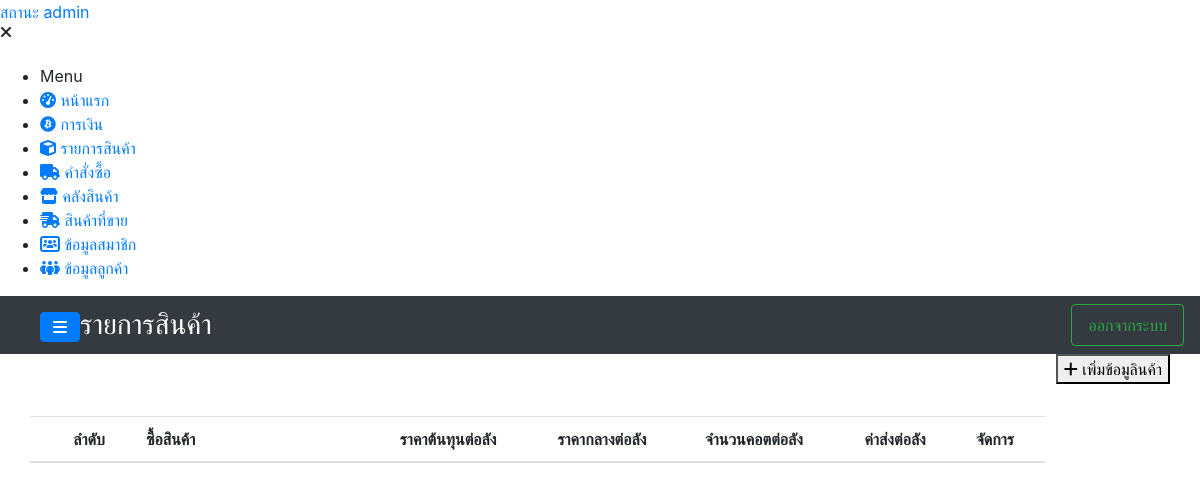
The page /system/product.php (signed in) on the database as committed earlier.
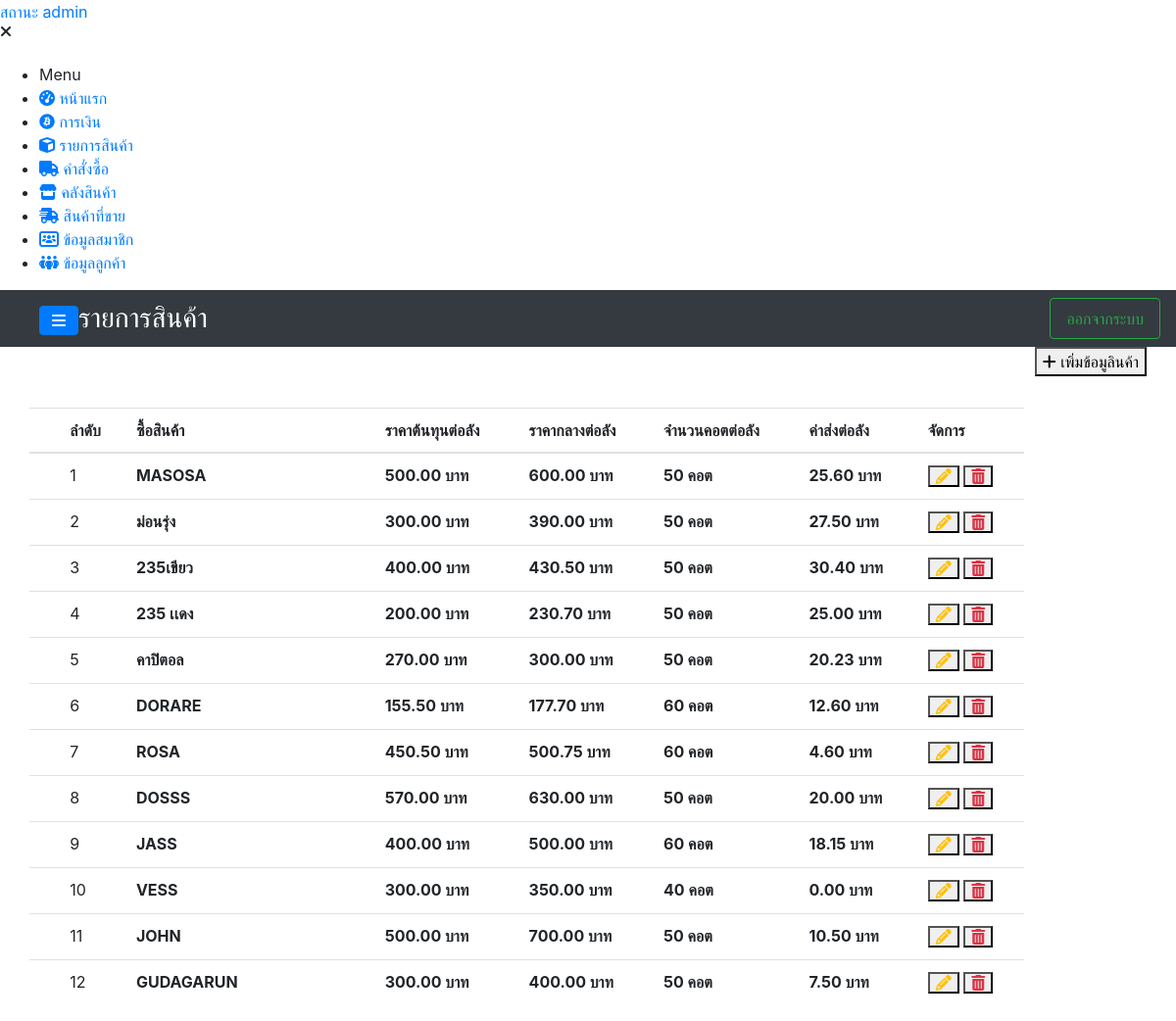
The same page on the database as committed later.
### tables this page shows
CREATE TABLE `name_product` (
  `id_name` int(11) NOT NULL,
  `product_name` varchar(200) NOT NULL,
  `price` decimal(10,2) NOT NULL,
  `price_center` decimal(10,2) NOT NULL,
  `count_cord` int(11) NOT NULL,
  `shipping_cost` decimal(10,2) NOT NULL,
  `adder_id` int(11) NOT NULL,
  `status_del` int(2) NOT NULL,
  `create_at` datetime NOT NULL
);

### components/component.php (the view, shortened to what the changed rows need)
<?php
function tableNameProduct($number,$id_product,$product_name,$price_default,$price_center,$count_cord,$shipping_cost){
  $list = "
    <tr>
      <td></td>
      <td>$number</td>
      <td class=\"font-weight-bold\">$product_name</td>
      <td class=\"font-weight-bold\">$price_default บาท</td>
      <td class=\"font-weight-bold\">$price_center บาท</td>
      <td class=\"font-weight-bold\">$count_cord คอต</td>
      <td class=\"font-weight-bold\">$shipping_cost บาท</td>
      <td>
          <div class=\"table-data-feature\" >
            <button type=\"button\" id=\"update_nameproduct\" data-target=\"#modalcreateformproduct\" data-toggle=\"modal\"
                   class=\"item\" data-ids=\"$id_product\" data-names=\"$product_name\" data-countcost=\"$count_cord\"
                   data-price=\"$price_default\" data-pricecenter=\"$price_center\" data-shippingcost=\"$shipping_cost\"
            >
                <i class=\"fas fa-pencil-alt text-warning\"></i>
            </button>
            <button type=\"button\" class=\"item\" id=\"confirmTrashProductName\" data-id=\"$id_product\" data-name=\"$product_name\">
              <i class=\"fas fa-trash-alt text-danger\"></i>
            </button>
          </div>
      </td>
    </tr>
  ";
  echo $list;
}
?>

### system/product.php (shortened to what the changed rows need)
<?php
include_once("../link/link-2.php");
include_once("../backend/config.php");
include_once("../components/component.php");
?>
<!DOCTYPE html>
<html lang="en">
<head>
  <link rel="stylesheet" href="https://cdnjs.cloudflare.com/ajax/libs/uikit/3.0.0-beta.20/css/uikit.css">
    <link rel="stylesheet" href="../assets/scripts/module/jquery.Thailand.js/jquery.Thailand.js/dist/jquery.Thailand.min.css">
    <link rel="stylesheet" href="../assets/scss/navigationTrue-a-j.scss">
    <link rel="stylesheet" href="../assets/scss/revenue.scss">
    <link rel="stylesheet" href="../assets/scripts/module/test/test.scss">
</head>
<body>
  <div class="page-wrapper chiller-theme toggled">
    <main class="page-content mt-0">
      <div class="container-fluid row">
          <div class="col-md-12 mt-4">
            <div class="col-xl-11 col-md-12">
              <div class="table-responsive table-responsive-data2 mt-2">
                  <table class="table table-data2 mydataTablePatron">
                      <thead>
                          <tr>
                              <th></th>
                              <th>ลำดับ</th>
                              <th style="width:25%">ซื้อสินค้า</th>
                              <th>ราคาต้นทุนต่อลัง</th>
                              <th>ราคากลางต่อลัง</th>
                              <th>จำนวนคอตต่อลัง</th>
                              <th>ค่าส่งต่อลัง</th>
                              <th>จัดการ</th>
                          </tr>
                      </thead>
                      <tbody>
                          <?php
                              $get_productname = mysqli_query($conn, "SELECT * FROM name_product ORDER BY create_at DESC")or die(mysqli_error());
                                foreach($get_productname as $key => $res){
                                    tableNameProduct(
                                        ($key+1), $res['id_name'], $res['product_name'],$res['price'],$res['price_center'],$res['count_cord'],$res['shipping_cost']
                                      );
                                }
                          ?>
                      </tbody>
                  </table>
              </div>
            </div>
          </div>
      </div>
    </main>
  </div>
</body>
</html>

Rows that differ between the two databases and show on the page:
added name_product: number "1", product_name "MASOSA", price "500.00", price_center "600.00", count_cord "50", shipping_cost "25.60"
added name_product: number "2", product_name "ม่อนรุ่ง", price "300.00", price_center "390.00", count_cord "50", shipping_cost "27.50"
added name_product: number "3", product_name "235เขียว", price "400.00", price_center "430.50", count_cord "50", shipping_cost "30.40"
added name_product: number "4", product_name "235 เเดง", price "200.00", price_center "230.70", count_cord "50", shipping_cost "25.00"
added name_product: number "5", product_name "คาปิตอล", price "270.00", price_center "300.00", count_cord "50", shipping_cost "20.23"
added name_product: number "6", product_name "DORARE", price "155.50", price_center "177.70", count_cord "60", shipping_cost "12.60"
added name_product: number "7", product_name "ROSA", price "450.50", price_center "500.75", count_cord "60", shipping_cost "4.60"
added name_product: number "8", product_name "DOSSS", price "570.00", price_center "630.00", count_cord "50", shipping_cost "20.00"
added name_product: number "9", product_name "JASS", price "400.00", price_center "500.00", count_cord "60", shipping_cost "18.15"
added name_product: number "10", product_name "VESS", price "300.00", price_center "350.00", count_cord "40", shipping_cost "0.00"
added name_product: number "11", product_name "JOHN", price "500.00", price_center "700.00", count_cord "50", shipping_cost "10.50"
added name_product: number "12", product_name "GUDAGARUN", price "300.00", price_center "400.00", count_cord "50", shipping_cost "7.50"
